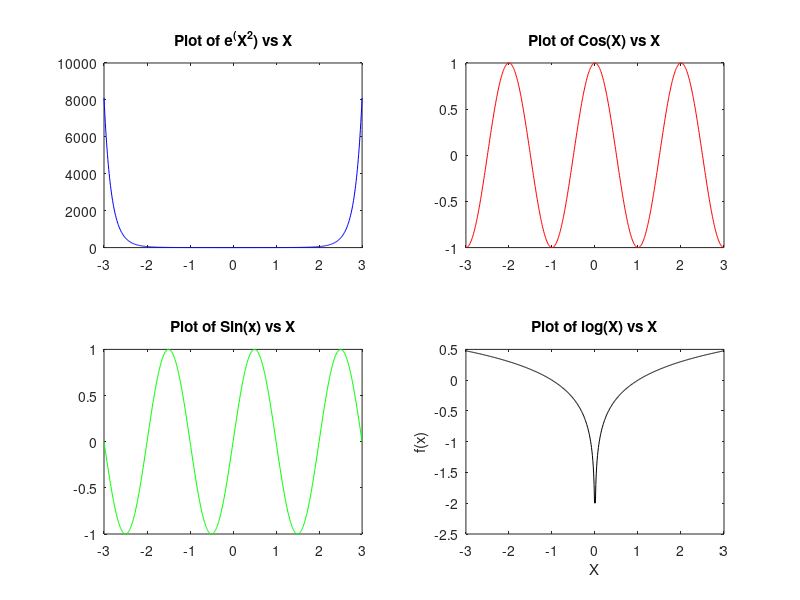

Write the MATLAB code that produced this figure.
clear all
close all
x = [-3:0.01:3];
y = exp(x.^2);
z = cos(pi*x);
z1 = sin(pi*x);
z2 = log10(x);
subplot(2,2,1)
plot(x,y,'blue')
title('Plot of e^(X^2) vs X')
subplot(2,2,2)
plot(x,z,'red')
title('Plot of Cos(X) vs X')
subplot(2,2,3)
plot(x,z1,'green')
title('Plot of Sin(x) vs X')
subplot(2,2,4)
plot(x,z2,'black')
title('Plot of log(X) vs X')
xlabel('X')
ylabel('f(x)')


